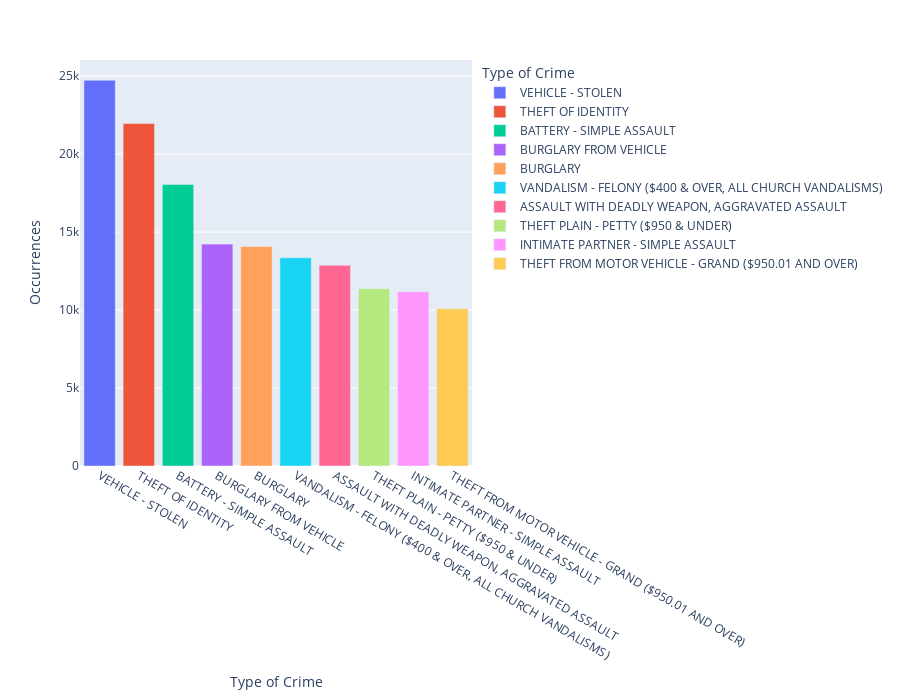

Here is the notebook cell this chart was saved with:
### Markdown cell above
Now we have a dataframe with a labeled X and Y axis and an index. Using this we can create a bar chart.

### Code cell
fig = px.bar(top_10_crimes_2022_df, x='Crm Cd Desc', y='Occurrences',
labels={'Crm Cd Desc':'Type of Crime'}, height=700,
color='Crm Cd Desc')
fig.show()

### Figure 1 — Plotly figure (JSON) as saved in the notebook; plotly's stock layout.template omitted (floating-point values rounded to 4 significant figures)
{"data": [{"alignmentgroup": "True", "hovertemplate": "Type of Crime=%{x}<br>Occurrences=%{y}<extra></extra>", "legendgroup": "VEHICLE - STOLEN", "marker": {"color": "#636efa", "pattern": {"shape": ""}}, "name": "VEHICLE - STOLEN", "offsetgroup": "VEHICLE - STOLEN", "orientation": "v", "showlegend": true, "textposition": "auto", "type": "bar", "x": ["VEHICLE - STOLEN"], "xaxis": "x", "y": [24730], "yaxis": "y"}, {"alignmentgroup": "True", "hovertemplate": "Type of Crime=%{x}<br>Occurrences=%{y}<extra></extra>", "legendgroup": "THEFT OF IDENTITY", "marker": {"color": "#EF553B", "pattern": {"shape": ""}}, "name": "THEFT OF IDENTITY", "offsetgroup": "THEFT OF IDENTITY", "orientation": "v", "showlegend": true, "textposition": "auto", "type": "bar", "x": ["THEFT OF IDENTITY"], "xaxis": "x", "y": [21964], "yaxis": "y"}, {"alignmentgroup": "True", "hovertemplate": "Type of Crime=%{x}<br>Occurrences=%{y}<extra></extra>", "legendgroup": "BATTERY - SIMPLE ASSAULT", "marker": {"color": "#00cc96", "pattern": {"shape": ""}}, "name": "BATTERY - SIMPLE ASSAULT", "offsetgroup": "BATTERY - SIMPLE ASSAULT", "orientation": "v", "showlegend": true, "textposition": "auto", "type": "bar", "x": ["BATTERY - SIMPLE ASSAULT"], "xaxis": "x", "y": [18056], "yaxis": "y"}, {"alignmentgroup": "True", "hovertemplate": "Type of Crime=%{x}<br>Occurrences=%{y}<extra></extra>", "legendgroup": "BURGLARY FROM VEHICLE", "marker": {"color": "#ab63fa", "pattern": {"shape": ""}}, "name": "BURGLARY FROM VEHICLE", "offsetgroup": "BURGLARY FROM VEHICLE", "orientation": "v", "showlegend": true, "textposition": "auto", "type": "bar", "x": ["BURGLARY FROM VEHICLE"], "xaxis": "x", "y": [14227], "yaxis": "y"}, {"alignmentgroup": "True", "hovertemplate": "Type of Crime=%{x}<br>Occurrences=%{y}<extra></extra>", "legendgroup": "BURGLARY", "marker": {"color": "#FFA15A", "pattern": {"shape": ""}}, "name": "BURGLARY", "offsetgroup": "BURGLARY", "orientation": "v", "showlegend": true, "textposition": "auto", "type": "bar", "x": ["BURGLARY"], "xaxis": "x", "y": [14067], "yaxis": "y"}, {"alignmentgroup": "True", "hovertemplate": "Type of Crime=%{x}<br>Occurrences=%{y}<extra></extra>", "legendgroup": "VANDALISM - FELONY ($400 & OVER, ALL CHURCH VANDALISMS)", "marker": {"color": "#19d3f3", "pattern": {"shape": ""}}, "name": "VANDALISM - FELONY ($400 & OVER, ALL CHURCH VANDALISMS)", "offsetgroup": "VANDALISM - FELONY ($400 & OVER, ALL CHURCH VANDALISMS)", "orientation": "v", "showlegend": true, "textposition": "auto", "type": "bar", "x": ["VANDALISM - FELONY ($400 & OVER, ALL CHURCH VANDALISMS)"], "xaxis": "x", "y": [13349], "yaxis": "y"}, {"alignmentgroup": "True", "hovertemplate": "Type of Crime=%{x}<br>Occurrences=%{y}<extra></extra>", "legendgroup": "ASSAULT WITH DEADLY WEAPON, AGGRAVATED ASSAULT", "marker": {"color": "#FF6692", "pattern": {"shape": ""}}, "name": "ASSAULT WITH DEADLY WEAPON, AGGRAVATED ASSAULT", "offsetgroup": "ASSAULT WITH DEADLY WEAPON, AGGRAVATED ASSAULT", "orientation": "v", "showlegend": true, "textposition": "auto", "type": "bar", "x": ["ASSAULT WITH DEADLY WEAPON, AGGRAVATED ASSAULT"], "xaxis": "x", "y": [12867], "yaxis": "y"}, {"alignmentgroup": "True", "hovertemplate": "Type of Crime=%{x}<br>Occurrences=%{y}<extra></extra>", "legendgroup": "THEFT PLAIN - PETTY ($950 & UNDER)", "marker": {"color": "#B6E880", "pattern": {"shape": ""}}, "name": "THEFT PLAIN - PETTY ($950 & UNDER)", "offsetgroup": "THEFT PLAIN - PETTY ($950 & UNDER)", "orientation": "v", "showlegend": true, "textposition": "auto", "type": "bar", "x": ["THEFT PLAIN - PETTY ($950 & UNDER)"], "xaxis": "x", "y": [11366], "yaxis": "y"}, {"alignmentgroup": "True", "hovertemplate": "Type of Crime=%{x}<br>Occurrences=%{y}<extra></extra>", "legendgroup": "INTIMATE PARTNER - SIMPLE ASSAULT", "marker": {"color": "#FF97FF", "pattern": {"shape": ""}}, "name": "INTIMATE PARTNER - SIMPLE ASSAULT", "offsetgroup": "INTIMATE PARTNER - SIMPLE ASSAULT", "orientation": "v", "showlegend": true, "textposition": "auto", "type": "bar", "x": ["INTIMATE PARTNER - SIMPLE ASSAULT"], "xaxis": "x", "y": [11171], "yaxis": "y"}, {"alignmentgroup": "True", "hovertemplate": "Type of Crime=%{x}<br>Occurrences=%{y}<extra></extra>", "legendgroup": "THEFT FROM MOTOR VEHICLE - GRAND ($950.01 AND OVER)", "marker": {"color": "#FECB52", "pattern": {"shape": ""}}, "name": "THEFT FROM MOTOR VEHICLE - GRAND ($950.01 AND OVER)", "offsetgroup": "THEFT FROM MOTOR VEHICLE - GRAND ($950.01 AND OVER)", "orientation": "v", "showlegend": true, "textposition": "auto", "type": "bar", "x": ["THEFT FROM MOTOR VEHICLE - GRAND ($950.01 AND OVER)"], "xaxis": "x", "y": [10078], "yaxis": "y"}], "layout": {"barmode": "relative", "height": 700, "legend": {"title": {"text": "Type of Crime"}, "tracegroupgap": 0}, "margin": {"t": 60}, "xaxis": {"anchor": "y", "categoryarray": ["VEHICLE - STOLEN", "THEFT OF IDENTITY", "BATTERY - SIMPLE ASSAULT", "BURGLARY FROM VEHICLE", "BURGLARY", "VANDALISM - FELONY ($400 & OVER, ALL CHURCH VANDALISMS)", "ASSAULT WITH DEADLY WEAPON, AGGRAVATED ASSAULT", "THEFT PLAIN - PETTY ($950 & UNDER)", "INTIMATE PARTNER - SIMPLE ASSAULT", "THEFT FROM MOTOR VEHICLE - GRAND ($950.01 AND OVER)"], "categoryorder": "array", "domain": [0, 1], "title": {"text": "Type of Crime"}}, "yaxis": {"anchor": "x", "domain": [0, 1], "title": {"text": "Occurrences"}}}}
